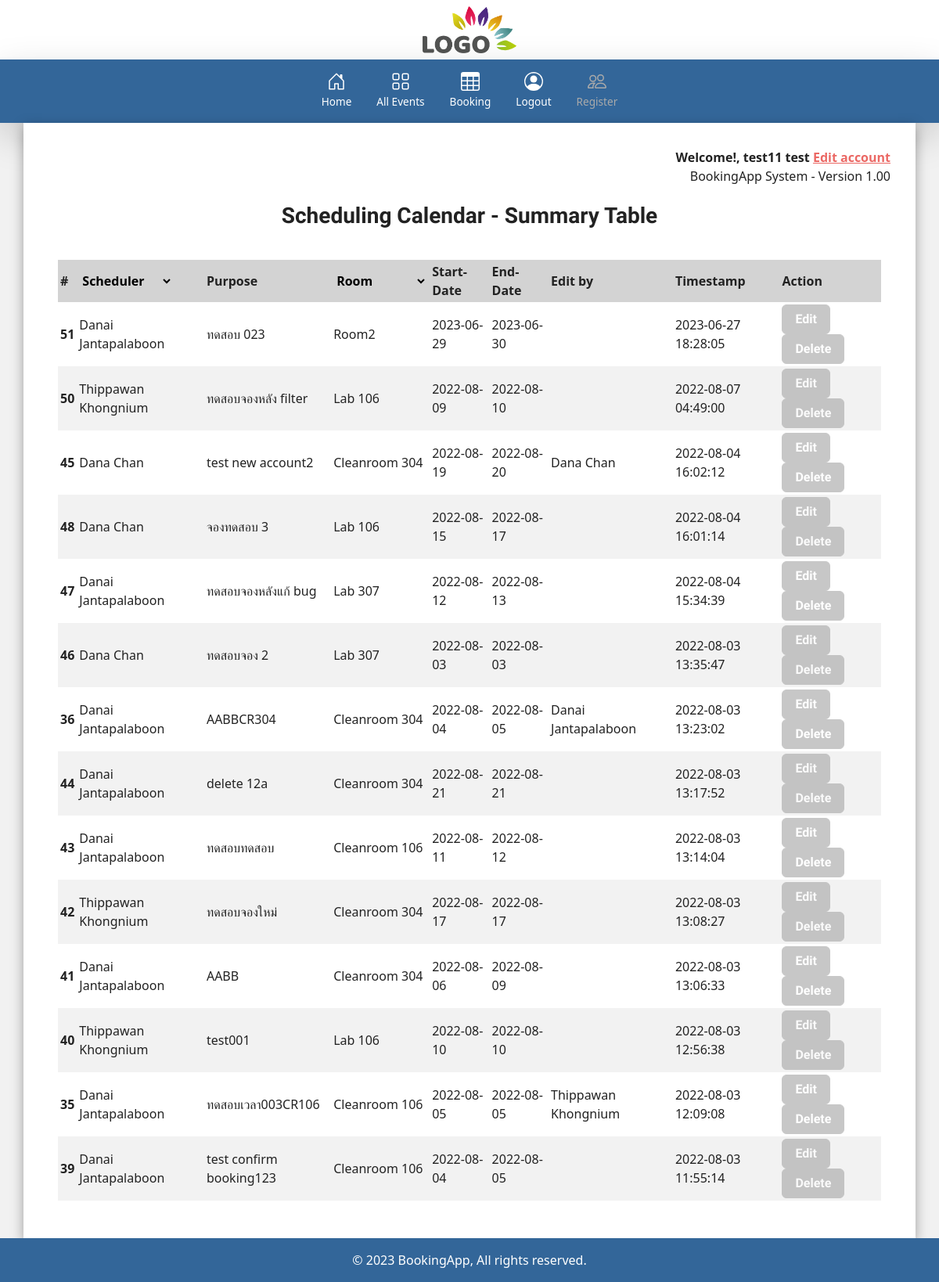
The page /allevents/allevents.php (signed in) on the database its author committed.
### tables this page shows
CREATE TABLE `account` (
  `id` int(11) NOT NULL,
  `name` varchar(100) NOT NULL,
  `surname` varchar(100) NOT NULL,
  `email` varchar(100) NOT NULL,
  `position` varchar(100) DEFAULT NULL,
  `organisation` varchar(255) NOT NULL,
  `password` varchar(255) NOT NULL,
  `urole` varchar(10) NOT NULL DEFAULT 'user'
);

CREATE TABLE `booking` (
  `id` int(11) NOT NULL,
  `scheduler` varchar(50) NOT NULL,
  `purpose` varchar(100) NOT NULL,
  `room` varchar(50) NOT NULL,
  `start` date NOT NULL,
  `end` date NOT NULL,
  `editby` varchar(255) NOT NULL,
  `timestamp` timestamp NOT NULL DEFAULT current_timestamp() ON UPDATE current_timestamp()
);

### script_calendar.php (called while the page is built, shortened)
<?php
    require_once 'config/connection.php';
    $query = "SELECT * FROM booking";
    $stmt = $conn->prepare($query);
    $stmt->execute();
    $result = $stmt->fetchAll();
?>

### allevents/allevents.php (the view, shortened to what this page needs)
<?php
    require_once '../config/connection.php';
    if (!isset($_SESSION['user_login'])) {
        header("location: ../index.php");
    } else {
?>
<!DOCTYPE html>
<html lang="en">
<head>
    <link href="../plugin/css/bootstrap.min.css" rel="stylesheet">
    <link href="../plugin/css/custom/headers.css" rel="stylesheet">
    <link href="../plugin/css/custom/custom.css" rel="stylesheet">
    <link href="../plugin/lib/main.min.css" rel="stylesheet">
    <?php include "../script_calendar.php"; ?>
</head>
<body>
<?php
    if (isset($_SESSION['user_login'])) {
        $user_id = $_SESSION['user_login'];
        $stmt = $conn->query("SELECT * FROM account WHERE id = $user_id");
        $stmt->execute();
        $row = $stmt->fetch(PDO::FETCH_ASSOC);
    }
    include "../component_header.php";
    include "component_navbar_allevents.php";
?>
    <div class="container" id="contentBox">
        <div class="text-end">
            <p><b>Welcome!, <?php echo $row['name'] . ' ' . $row['surname']. ' '; ?><a href="#" data-bs-toggle="modal" data-bs-target="#editaccount">Edit account</a></b><br>
            BookingApp System - Version 1.00</p>
        </div>
        <h3 class="text-center mt-4 mb-4">Scheduling Calendar - Summary Table</h3>
        <div class="container py-3 table-responsive">
            <table cellpadding="3" id="myTable">
                <thead>
                    <tr>
                        <th class="py-2" scope="col">#</th>
                        <th scope="col">Scheduler</th>
                        <th scope="col" class="skip-filter">Purpose</th>
                        <th scope="col">Room</th>
                        <th scope="col" class="skip-filter">Start-Date</th>
                        <th scope="col" class="skip-filter">End-Date</th>
                        <th scope="col" class="skip-filter">Edit by</th>
                        <th scope="col" class="skip-filter">Timestamp</th>
                        <th scope="col">Action</th>
                    </tr>
                </thead>
                <tbody>
                    <?php
                        $stmt = $conn->query("SELECT * FROM booking ORDER BY timestamp DESC");
                        $stmt->execute();
                        $booking = $stmt->fetchAll();
                        if (!$booking) {
                            echo "<p><td colspan='9' class='text-center'>No booking found</td></p>";
                        } else {
                            foreach ($booking as $user_booking) {
                    ?>
                    <tr>
                        <th scope="row"><?php echo $user_booking['id']; ?></th>
                        <td><?php echo $user_booking['scheduler']; ?></td>
                        <td><?php echo $user_booking['purpose']; ?></td>
                        <td><?php echo $user_booking['room']; ?></td>
                        <td><?php echo $user_booking['start']; ?></td>
                        <td><?php echo $user_booking['end']; ?></td>
                        <td><?php echo $user_booking['editby']; ?></td>
                        <td><?php echo $user_booking['timestamp']; ?></td>
                        <td>
                            <?php
                                $scheduler = strval(trim($user_booking['scheduler']));
                                $user = strval(trim($row['name'] . ' ' . $row['surname']));
                                if ($scheduler == $user) { ?>
                                    <button type="submit" data-bs-toggle="modal" data-bs-target="#editBooking<?php echo $user_booking['id']; ?>" class="btn btn-success">Edit</button>
                                    <a href="?delete=<?php echo $user_booking['id']; ?>" class="btn btn-danger" onclick="return confirm('Please confirm to delete ?')">Delete</a>
                                <?php } else { ?>
                                    <button type="button" disabled class="btn btn-secondary">Edit</button>
                                    <button type="button" disabled class="btn btn-secondary">Delete</button>
                                <?php }
                            ?>
                        </td>
                    </tr>
                    <?php
                            }
                        }
                    ?>
                </tbody>
            </table>
        </div>
    </div>
    <?php include "../component_footer.php" ?>
</body>
</html>
<?php } ?>

### component_header.php
<div class="container-fluid py-2 bg-white">
    <div class="container">
        <img src="\bookingwebapp\img\logo.png" style="max-width: 120px;" class="mx-auto d-block" alt="ศูนย์ผลิตภัณฑ์การแพทย์ขั้นสูง สถาบันชีววิทยาศาสตร์ทางการแพทย์">
    </div>
</div>

### allevents/component_navbar_allevents.php (shortened to what this page needs)
<header>
        <div class="px-3 py-2 bg-info text-white shadow-lg">
            <div class="container">
                <div class="d-flex flex-wrap align-items-center justify-content-center">
                    <ul class="nav col-12 col-lg-auto my-2 justify-content-center my-md-0 text-small">
                        <li>
                            <a href="../login/main.php" class="nav-link text-white px-3">
                            <svg class="bi d-block mx-auto mb-1" width="24" height="24"><use xlink:href="#home"/></svg>
                            Home
                            </a>
                        </li>
                        <li>
                            <a href="allevents.php" class="nav-link text-white px-3">
                                <svg class="bi d-block mx-auto mb-1" width="24" height="24"><use xlink:href="#grid"/></svg>
                                All Events
                            </a>
                        </li>
                        <li>
                            <a href="#" class="nav-link text-white px-3" data-bs-toggle="modal" data-bs-target="#userBooking">
                                <svg class="bi d-block mx-auto mb-1" width="24" height="24"><use xlink:href="#table"/></svg>
                                Booking
                            </a>
                        </li>
                        <li>
                            <a href="../config/logout.php" class="nav-link text-white px-3">
                                <svg class="bi d-block mx-auto mb-1" width="24" height="24"><use xlink:href="#people-circle"/></svg>
                                Logout
                            </a>
                        </li>
                        <li>
                            <a href="#" class="nav-link text-secondary px-3 disabled">
                                <svg class="bi d-block mx-auto mb-1" width="24" height="24"><use xlink:href="#account"/></svg>
                                Register
                            </a>
                        </li>
                    </ul>
                </div>
            </div>
        </div>
</header>

### component_footer.php
<footer class="py-3 text-bg-info text-center">
    &copy; <script>document.write(new Date().getFullYear())</script> BookingApp, All rights reserved.
</footer>

### allevents/allevents.php (style rules this page uses)
tr:nth-child(even) { background-color: #f2f2f2; }
table { border-collapse: collapse; width: 100%; }
th, td { text-align: left; }
thead { background-color: lightgray; }

### rows shown on the page
account: name "test11", surname "test"
booking: id "51", scheduler "Danai Jantapalaboon", purpose "ทดสอบ 023", room "Room2", start "2023-06-29", end "2023-06-30", timestamp "2023-06-27 18:28:05", shows "Edit"
booking: id "50", scheduler "Thippawan Khongnium", purpose "ทดสอบจองหลัง filter", room "Lab 106", start "2022-08-09", end "2022-08-10", timestamp "2022-08-07 04:49:00", shows "Edit"
booking: id "45", scheduler "Dana Chan", purpose "test new account2", room "Cleanroom 304", start "2022-08-19", end "2022-08-20", editby "Dana Chan", timestamp "2022-08-04 16:02:12", shows "Edit"
booking: id "48", scheduler "Dana Chan", purpose "จองทดสอบ 3", room "Lab 106", start "2022-08-15", end "2022-08-17", timestamp "2022-08-04 16:01:14", shows "Edit"
booking: id "47", scheduler "Danai Jantapalaboon", purpose "ทดสอบจองหลังแก้ bug", room "Lab 307", start "2022-08-12", end "2022-08-13", timestamp "2022-08-04 15:34:39", shows "Edit"
booking: id "46", scheduler "Dana Chan", purpose "ทดสอบจอง 2", room "Lab 307", start "2022-08-03", end "2022-08-03", timestamp "2022-08-03 13:35:47", shows "Edit"
booking: id "36", scheduler "Danai Jantapalaboon", purpose "AABBCR304", room "Cleanroom 304", start "2022-08-04", end "2022-08-05", editby "Danai Jantapalaboon", timestamp "2022-08-03 13:23:02", shows "Edit"
booking: id "44", scheduler "Danai Jantapalaboon", purpose "delete 12a", room "Cleanroom 304", start "2022-08-21", end "2022-08-21", timestamp "2022-08-03 13:17:52", shows "Edit"
booking: id "43", scheduler "Danai Jantapalaboon", purpose "ทดสอบทดสอบ", room "Cleanroom 106", start "2022-08-11", end "2022-08-12", timestamp "2022-08-03 13:14:04", shows "Edit"
booking: id "42", scheduler "Thippawan Khongnium", purpose "ทดสอบจองใหม่", room "Cleanroom 304", start "2022-08-17", end "2022-08-17", timestamp "2022-08-03 13:08:27", shows "Edit"
booking: id "41", scheduler "Danai Jantapalaboon", purpose "AABB", room "Cleanroom 304", start "2022-08-06", end "2022-08-09", timestamp "2022-08-03 13:06:33", shows "Edit"
booking: id "40", scheduler "Thippawan Khongnium", purpose "test001", room "Lab 106", start "2022-08-10", end "2022-08-10", timestamp "2022-08-03 12:56:38", shows "Edit"
booking: id "35", scheduler "Danai Jantapalaboon", purpose "ทดสอบเวลา003CR106", room "Cleanroom 106", start "2022-08-05", end "2022-08-05", editby "Thippawan Khongnium", timestamp "2022-08-03 12:09:08", shows "Edit"
booking: id "39", scheduler "Danai Jantapalaboon", purpose "test confirm booking123", room "Cleanroom 106", start "2022-08-04", end "2022-08-05", timestamp "2022-08-03 11:55:14", shows "Edit"
